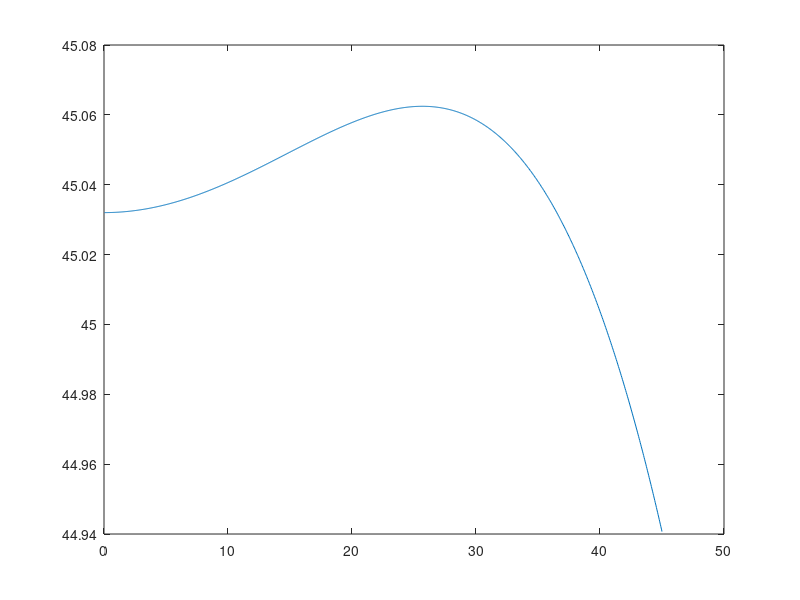

Here is the MATLAB script that generated this plot:
wc = 30;
lc = 85.5;
ho = 5;
hc = (lc * lc - wc * wc) ^ 0.5;

N = 1000;
phi = zeros(1,N);
r = zeros(1,N);
numerator = zeros(1,N);
denominator = zeros(1,N);
value1 = zeros(1,N);
value2 = zeros(1,N);
value3 = zeros(1,N);

max_r = 0;
min_r = 100;

for k = 1:N
     phi(k) = k * 45 / N;
%     value1 = ho * ho;
%     value2 = 1 + wc * wc / hc / hc * tan(phi(k)) * tan(phi(k));
%     value3 = wc * wc / 4 - ho * ho;
%     numerator = (value1 + value2 * value3)^0.5 + ho;
% %     numerator = ho + (ho * ho + (1 + wc * wc / hc / hc * tan(phi(k)) * tan(phi(k))) * (wc * wc / 4 - ho * ho))^0.5;
%     denominator = cos(phi(k)) * (1 + wc * wc / hc / hc * tan(phi(k)) * tan(phi(k)));
    
    value1(k) = hc^4/4/lc/lc*tan(deg2rad(phi(k)))^2;
    value2(k) = hc^2/4;
    value3(k) = hc^2*ho^2/lc/lc*tan(deg2rad(phi(k)))^2;
    numerator(k) = (value1(k) + value2(k) - value3(k))^0.5 + ho;
    denominator(k) = cos(deg2rad(phi(k))) * (1 + hc^2/lc/lc * tan(deg2rad(phi(k)))^2);

    r(k) = numerator(k) / denominator(k);
    if(r(k) > max_r)
        max_r = r(k);
    end
    
    if(r(k) < min_r)
        min_r = r(k);
    end    
end

max_error = max_r - min_r;
figure();
plot(phi,r)